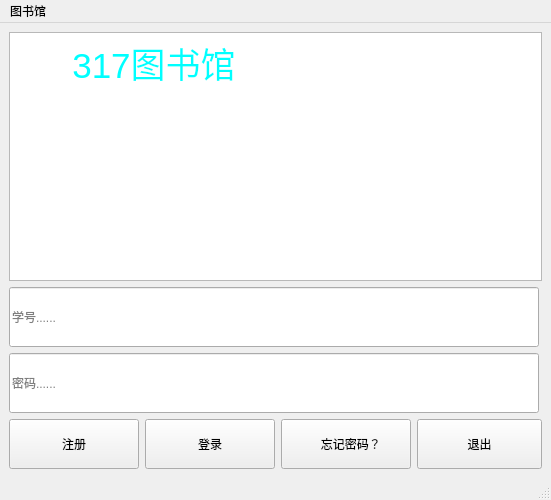
<?xml version="1.0" encoding="UTF-8"?>
<ui version="4.0">
 <class>MainWindow</class>
 <widget class="QMainWindow" name="MainWindow">
  <property name="geometry">
   <rect>
    <x>0</x>
    <y>0</y>
    <width>551</width>
    <height>500</height>
   </rect>
  </property>
  <property name="minimumSize">
   <size>
    <width>500</width>
    <height>500</height>
   </size>
  </property>
  <property name="windowTitle">
   <string>欢迎</string>
  </property>
  <property name="styleSheet">
   <string notr="true">background-image: url(:/new/prefix1/background.png);</string>
  </property>
  <widget class="QWidget" name="centralwidget">
   <layout class="QGridLayout" name="gridLayout_2">
    <item row="1" column="0">
     <layout class="QGridLayout" name="gridLayout">
      <item row="2" column="2">
       <widget class="QPushButton" name="Forgetpwd">
        <property name="minimumSize">
         <size>
          <width>125</width>
          <height>50</height>
         </size>
        </property>
        <property name="maximumSize">
         <size>
          <width>300</width>
          <height>120</height>
         </size>
        </property>
        <property name="styleSheet">
         <string notr="true">font: 12pt &quot;Agency FB&quot;;</string>
        </property>
        <property name="text">
         <string>   忘记密码？</string>
        </property>
       </widget>
      </item>
      <item row="1" column="0" colspan="3">
       <widget class="QLineEdit" name="password">
        <property name="minimumSize">
         <size>
          <width>530</width>
          <height>60</height>
         </size>
        </property>
        <property name="echoMode">
         <enum>QLineEdit::Password</enum>
        </property>
        <property name="placeholderText">
         <string>密码......</string>
        </property>
       </widget>
      </item>
      <item row="0" column="0" colspan="3">
       <widget class="QLineEdit" name="userID">
        <property name="minimumSize">
         <size>
          <width>530</width>
          <height>60</height>
         </size>
        </property>
        <property name="placeholderText">
         <string>学号......</string>
        </property>
       </widget>
      </item>
      <item row="2" column="1">
       <widget class="QPushButton" name="LoginButton">
        <property name="minimumSize">
         <size>
          <width>125</width>
          <height>50</height>
         </size>
        </property>
        <property name="maximumSize">
         <size>
          <width>300</width>
          <height>120</height>
         </size>
        </property>
        <property name="styleSheet">
         <string notr="true">font: 15pt &quot;Agency FB&quot;;</string>
        </property>
        <property name="text">
         <string>登录</string>
        </property>
       </widget>
      </item>
      <item row="2" column="0">
       <widget class="QPushButton" name="RegisterButton">
        <property name="minimumSize">
         <size>
          <width>125</width>
          <height>50</height>
         </size>
        </property>
        <property name="maximumSize">
         <size>
          <width>300</width>
          <height>120</height>
         </size>
        </property>
        <property name="styleSheet">
         <string notr="true">font: 15pt &quot;Agency FB&quot;;</string>
        </property>
        <property name="text">
         <string>注册</string>
        </property>
       </widget>
      </item>
      <item row="2" column="3">
       <widget class="QPushButton" name="out">
        <property name="minimumSize">
         <size>
          <width>125</width>
          <height>50</height>
         </size>
        </property>
        <property name="maximumSize">
         <size>
          <width>300</width>
          <height>120</height>
         </size>
        </property>
        <property name="styleSheet">
         <string notr="true">font: 12pt &quot;Agency FB&quot;;</string>
        </property>
        <property name="text">
         <string>退出</string>
        </property>
       </widget>
      </item>
     </layout>
    </item>
    <item row="0" column="0">
     <widget class="QTextEdit" name="textEdit">
      <property name="styleSheet">
       <string notr="true">font: 9pt &quot;华文楷体&quot;;</string>
      </property>
      <property name="readOnly">
       <bool>true</bool>
      </property>
      <property name="html">
       <string>&lt;!DOCTYPE HTML PUBLIC &quot;-//W3C//DTD HTML 4.0//EN&quot; &quot;http://www.w3.org/TR/REC-html40/strict.dtd&quot;&gt;
&lt;html&gt;&lt;head&gt;&lt;meta name=&quot;qrichtext&quot; content=&quot;1&quot; /&gt;&lt;style type=&quot;text/css&quot;&gt;
p, li { white-space: pre-wrap; }
&lt;/style&gt;&lt;/head&gt;&lt;body style=&quot; font-family:'华文楷体'; font-size:9pt; font-weight:400; font-style:normal;&quot;&gt;
&lt;p align=&quot;justify&quot; style=&quot; margin-top:0px; margin-bottom:0px; margin-left:0px; margin-right:0px; -qt-block-indent:0; text-indent:0px;&quot;&gt;&lt;span style=&quot; font-family:'SimSun'; font-size:26pt; color:#0000ff;&quot;&gt;      &lt;/span&gt;&lt;span style=&quot; font-family:'SimSun'; font-size:26pt; color:#00ffff;&quot;&gt;317图书馆&lt;/span&gt;&lt;/p&gt;&lt;/body&gt;&lt;/html&gt;</string>
      </property>
     </widget>
    </item>
   </layout>
  </widget>
  <widget class="QMenuBar" name="menubar">
   <property name="geometry">
    <rect>
     <x>0</x>
     <y>0</y>
     <width>551</width>
     <height>21</height>
    </rect>
   </property>
   <widget class="QMenu" name="menu">
    <property name="title">
     <string>图书馆</string>
    </property>
   </widget>
   <addaction name="menu"/>
  </widget>
  <widget class="QStatusBar" name="statusbar"/>
 </widget>
 <resources/>
 <connections/>
</ui>
